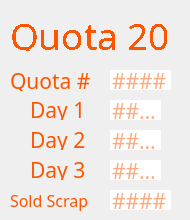
     <widget class="QWidget" name="page_20">
      <widget class="QLabel" name="label_121">
       <property name="geometry">
        <rect>
         <x>30</x>
         <y>100</y>
         <width>61</width>
         <height>20</height>
        </rect>
       </property>
       <property name="font">
        <font>
         <family>IBM 3270</family>
         <pointsize>16</pointsize>
        </font>
       </property>
       <property name="styleSheet">
        <string notr="true">color: rgb(253, 85, 0);
                                    border: none;</string>
       </property>
       <property name="text">
        <string>Day 1</string>
       </property>
      </widget>
      <widget class="QLabel" name="label_122">
       <property name="geometry">
        <rect>
         <x>30</x>
         <y>130</y>
         <width>61</width>
         <height>20</height>
        </rect>
       </property>
       <property name="font">
        <font>
         <family>IBM 3270</family>
         <pointsize>16</pointsize>
        </font>
       </property>
       <property name="styleSheet">
        <string notr="true">color: rgb(253, 85, 0);
                                    border: none;</string>
       </property>
       <property name="text">
        <string>Day 2</string>
       </property>
      </widget>
      <widget class="QLabel" name="label_123">
       <property name="geometry">
        <rect>
         <x>30</x>
         <y>160</y>
         <width>61</width>
         <height>20</height>
        </rect>
       </property>
       <property name="font">
        <font>
         <family>IBM 3270</family>
         <pointsize>16</pointsize>
        </font>
       </property>
       <property name="styleSheet">
        <string notr="true">color: rgb(253, 85, 0);
                                    border: none;</string>
       </property>
       <property name="text">
        <string>Day 3</string>
       </property>
      </widget>
      <widget class="QLineEdit" name="q20d2">
       <property name="geometry">
        <rect>
         <x>110</x>
         <y>130</y>
         <width>51</width>
         <height>20</height>
        </rect>
       </property>
       <property name="font">
        <font>
         <family>IBM 3270</family>
         <pointsize>16</pointsize>
        </font>
       </property>
       <property name="styleSheet">
        <string notr="true">color: rgb(253, 85, 0);
                                    border: none;</string>
       </property>
       <property name="maxLength">
        <number>4</number>
       </property>
       <property name="placeholderText">
        <string>####</string>
       </property>
      </widget>
      <widget class="QLineEdit" name="q20d3">
       <property name="geometry">
        <rect>
         <x>110</x>
         <y>160</y>
         <width>51</width>
         <height>20</height>
        </rect>
       </property>
       <property name="font">
        <font>
         <family>IBM 3270</family>
         <pointsize>16</pointsize>
        </font>
       </property>
       <property name="styleSheet">
        <string notr="true">color: rgb(253, 85, 0);
                                    border: none;</string>
       </property>
       <property name="maxLength">
        <number>4</number>
       </property>
       <property name="placeholderText">
        <string>####</string>
       </property>
      </widget>
      <widget class="QLineEdit" name="q20d1">
       <property name="geometry">
        <rect>
         <x>110</x>
         <y>100</y>
         <width>51</width>
         <height>20</height>
        </rect>
       </property>
       <property name="font">
        <font>
         <family>IBM 3270</family>
         <pointsize>16</pointsize>
         <weight>50</weight>
         <bold>false</bold>
        </font>
       </property>
       <property name="styleSheet">
        <string notr="true">color: rgb(253, 85, 0);
                                    border: none;</string>
       </property>
       <property name="inputMethodHints">
        <set>Qt::ImhNone</set>
       </property>
       <property name="text">
        <string/>
       </property>
       <property name="maxLength">
        <number>4</number>
       </property>
       <property name="readOnly">
        <bool>false</bool>
       </property>
       <property name="placeholderText">
        <string>####</string>
       </property>
      </widget>
      <widget class="QLabel" name="label_124">
       <property name="geometry">
        <rect>
         <x>10</x>
         <y>70</y>
         <width>81</width>
         <height>21</height>
        </rect>
       </property>
       <property name="font">
        <font>
         <family>IBM 3270</family>
         <pointsize>16</pointsize>
        </font>
       </property>
       <property name="styleSheet">
        <string notr="true">color: rgb(253, 85, 0);</string>
       </property>
       <property name="text">
        <string>Quota #</string>
       </property>
      </widget>
      <widget class="QLabel" name="label_125">
       <property name="geometry">
        <rect>
         <x>10</x>
         <y>10</y>
         <width>171</width>
         <height>41</height>
        </rect>
       </property>
       <property name="sizePolicy">
        <sizepolicy hsizetype="Fixed" vsizetype="Fixed">
         <horstretch>0</horstretch>
         <verstretch>0</verstretch>
        </sizepolicy>
       </property>
       <property name="font">
        <font>
         <family>IBM 3270</family>
         <pointsize>24</pointsize>
         <weight>50</weight>
         <italic>false</italic>
         <bold>false</bold>
         <stylestrategy>NoAntialias</stylestrategy>
        </font>
       </property>
       <property name="styleSheet">
        <string notr="true">font: 24pt &quot;IBM 3270&quot;;
                                    color: rgb(253, 85, 0);</string>
       </property>
       <property name="text">
        <string>&lt;html&gt;&lt;head/&gt;&lt;body&gt;&lt;p&gt;&lt;span
                                    style=&quot; font-size:28pt;&quot;&gt;Quota
                                    20&lt;/span&gt;&lt;/p&gt;&lt;/body&gt;&lt;/html&gt;</string>
       </property>
      </widget>
      <widget class="QLineEdit" name="q20">
       <property name="geometry">
        <rect>
         <x>110</x>
         <y>70</y>
         <width>61</width>
         <height>20</height>
        </rect>
       </property>
       <property name="font">
        <font>
         <family>IBM 3270</family>
         <pointsize>16</pointsize>
        </font>
       </property>
       <property name="styleSheet">
        <string notr="true">color: rgb(253, 85, 0);
                                    border: none;</string>
       </property>
       <property name="text">
        <string/>
       </property>
       <property name="maxLength">
        <number>5</number>
       </property>
       <property name="readOnly">
        <bool>false</bool>
       </property>
       <property name="placeholderText">
        <string>####</string>
       </property>
      </widget>
      <widget class="QLabel" name="label_126">
       <property name="geometry">
        <rect>
         <x>10</x>
         <y>190</y>
         <width>91</width>
         <height>21</height>
        </rect>
       </property>
       <property name="font">
        <font>
         <family>IBM 3270</family>
         <pointsize>12</pointsize>
        </font>
       </property>
       <property name="styleSheet">
        <string notr="true">color: rgb(253, 85, 0);
                                    border: none;</string>
       </property>
       <property name="text">
        <string>Sold Scrap</string>
       </property>
      </widget>
      <widget class="QLineEdit" name="q20sold">
       <property name="geometry">
        <rect>
         <x>110</x>
         <y>190</y>
         <width>61</width>
         <height>20</height>
        </rect>
       </property>
       <property name="font">
        <font>
         <family>IBM 3270</family>
         <pointsize>16</pointsize>
        </font>
       </property>
       <property name="styleSheet">
        <string notr="true">color: rgb(253, 85, 0);
                                    border: none;</string>
       </property>
       <property name="maxLength">
        <number>5</number>
       </property>
       <property name="placeholderText">
        <string>####</string>
       </property>
      </widget>
     </widget>
